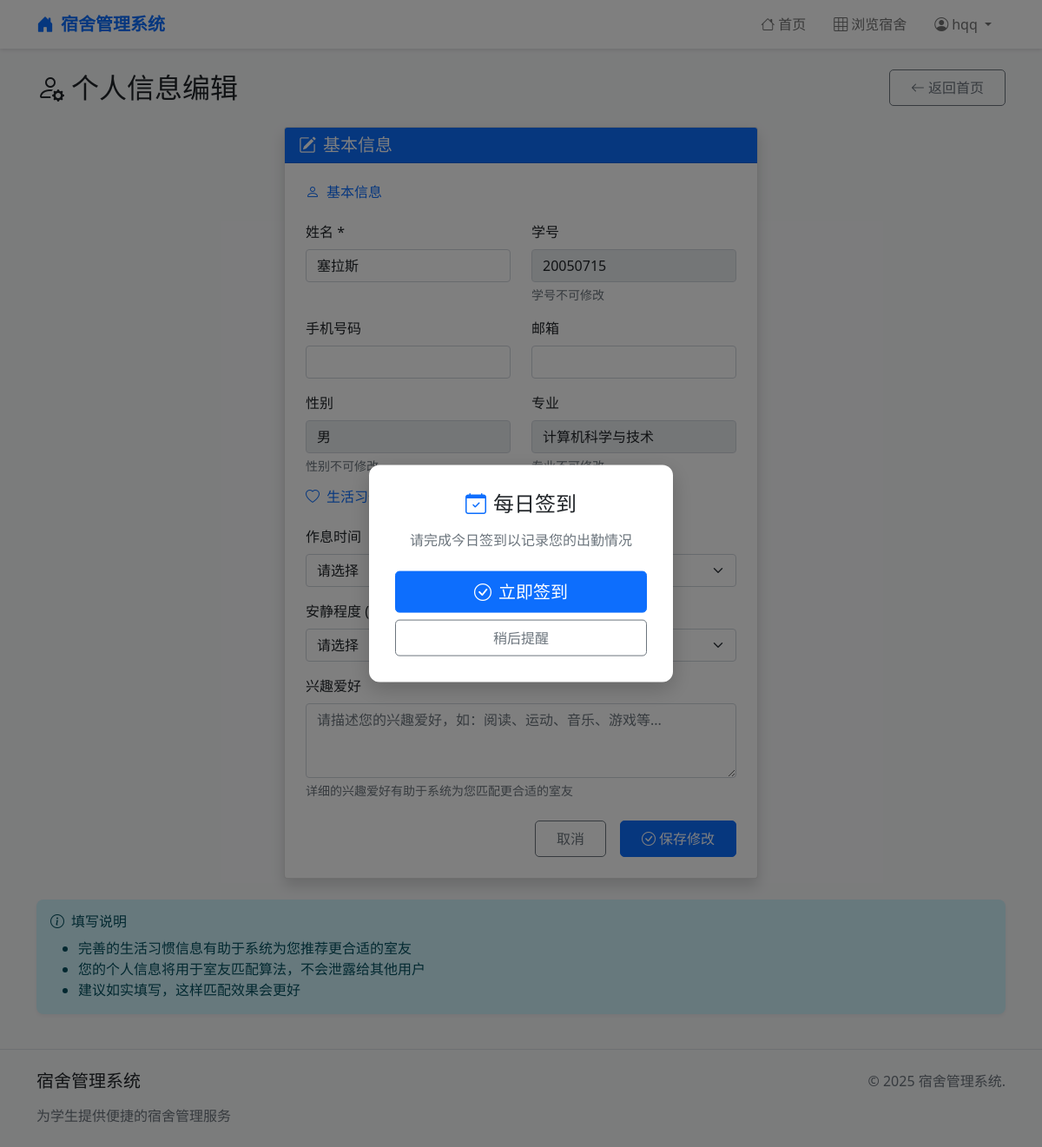
/profile/edit (signed in), run on the app's committed database.
### models/user.py (models this page shows)
class User(UserMixin, db.Model):
    __tablename__ = 'users'
    id = db.Column(db.Integer, primary_key=True)
    username = db.Column(db.String(50), unique=True, nullable=False)
    password_hash = db.Column(db.String(200), nullable=False)
    role = db.Column(db.String(20), default=UserRole.STUDENT.value)
    student = db.relationship('Student', backref='user', uselist=False)

class Student(db.Model):
    __tablename__ = 'students'
    id = db.Column(db.Integer, primary_key=True)
    student_id = db.Column(db.String(10), unique=True, nullable=False)
    user_id = db.Column(db.Integer, db.ForeignKey('users.id'))
    name = db.Column(db.String(50), nullable=False)
    id_card = db.Column(db.String(18), nullable=False)
    gender = db.Column(db.String(10), nullable=False)
    phone = db.Column(db.String(20))
    email = db.Column(db.String(100))
    major_id = db.Column(db.Integer, db.ForeignKey('majors.id'))
    grade = db.Column(db.Integer)  # 年级
    sleep_time = db.Column(db.String(20))  # 早睡/晚睡
    wake_time = db.Column(db.String(20))   # 早起/晚起
    quietness = db.Column(db.Integer)      # 安静程度 1-5
    cleanliness = db.Column(db.Integer)    # 清洁程度 1-5
    hobbies = db.Column(db.Text)
    current_bed_id = db.Column(db.Integer, db.ForeignKey('beds.id'))
    team_id = db.Column(db.Integer, db.ForeignKey('dorm_teams.id'))
    major = db.relationship('Major', backref='students')
    current_bed = db.relationship('Bed', foreign_keys=[current_bed_id], backref='current_student')

class Major(db.Model):
    __tablename__ = 'majors'
    id = db.Column(db.Integer, primary_key=True)
    name = db.Column(db.String(50), nullable=False)
    code = db.Column(db.String(10), nullable=False)
    department = db.Column(db.String(50))

### start.py (the view, shortened to what this page needs)
@app.route('/profile/edit', methods=['GET', 'POST'])
@login_required
def edit_profile():
    student = current_user.student
    majors = Major.query.all()
    return render_template('profile.html', student=student, majors=majors)

### start.py (called while the page is built)
@login_manager.user_loader
def load_user(user_id):
    return User.query.get(int(user_id))

@app.context_processor
def inject_enums():
    return dict(
        UserRole=UserRole,
        BedStatus=BedStatus,
        ApplicationStatus=ApplicationStatus
    )

### templates/profile.html (shortened to what this page needs)
{% extends "base.html" %}
{% block content %}
<div class="container py-4">
    <div class="row mb-4">
        <div class="col-12">
            <div class="d-flex justify-content-between align-items-center">
                <h2 class="mb-0">
                    <i class="bi bi-person-gear me-2"></i>个人信息编辑
                </h2>
                <a href="{{ url_for('student_dashboard') }}" class="btn btn-outline-secondary">
                    <i class="bi bi-arrow-left me-1"></i>返回首页
                </a>
            </div>
        </div>
    </div>
    <div class="row justify-content-center">
        <div class="col-md-8 col-lg-6">
            <div class="card shadow">
                <div class="card-header bg-primary text-white">
                    <h5 class="mb-0">
                        <i class="bi bi-pencil-square me-2"></i>基本信息
                    </h5>
                </div>
                <div class="card-body p-4">
                    <form method="POST">
                        <div class="mb-4">
                            <h6 class="text-primary mb-3">
                                <i class="bi bi-person me-2"></i>基本信息
                            </h6>
                        </div>
                        <div class="row mb-3">
                            <div class="col-md-6">
                                <label for="name" class="form-label">姓名 *</label>
                                <input type="text" class="form-control" id="name" name="name"
                                       value="{{ student.name }}" required>
                            </div>
                            <div class="col-md-6">
                                <label for="student_id" class="form-label">学号</label>
                                <input type="text" class="form-control" id="student_id"
                                       value="{{ student.student_id }}" readonly>
                                <div class="form-text">学号不可修改</div>
                            </div>
                        </div>
                        <div class="row mb-3">
                            <div class="col-md-6">
                                <label for="phone" class="form-label">手机号码</label>
                                <input type="tel" class="form-control" id="phone" name="phone"
                                       value="{{ student.phone or '' }}">
                            </div>
                            <div class="col-md-6">
                                <label for="email" class="form-label">邮箱</label>
                                <input type="email" class="form-control" id="email" name="email"
                                       value="{{ student.email or '' }}">
                            </div>
                        </div>
                        <div class="row mb-3">
                            <div class="col-md-6">
                                <label for="gender" class="form-label">性别</label>
                                <input type="text" class="form-control"
                                       value="{{ student.gender }}" readonly>
                                <div class="form-text">性别不可修改</div>
                            </div>
                            <div class="col-md-6">
                                <label for="major" class="form-label">专业</label>
                                <input type="text" class="form-control"
                                       value="{{ student.major.name if student.major else '未设置' }}" readonly>
                                <div class="form-text">专业不可修改</div>
                            </div>
                        </div>
                        <div class="mb-4">
                            <h6 class="text-primary mb-3">
                                <i class="bi bi-heart me-2"></i>生活习惯
                            </h6>
                        </div>
                        <div class="row mb-3">
                            <div class="col-md-6">
                                <label for="sleep_time" class="form-label">作息时间</label>
                            </div>
                            <div class="col-md-6">
                                <label for="wake_time" class="form-label">起床时间</label>
                            </div>
                        </div>
                        <div class="row mb-3">
                            <div class="col-md-6">
                                <label for="quietness" class="form-label">安静程度 (1-5分)</label>
                            </div>
                            <div class="col-md-6">
                                <label for="cleanliness" class="form-label">整洁程度 (1-5分)</label>
                            </div>
                        </div>
                        <div class="mb-4">
                            <label for="hobbies" class="form-label">兴趣爱好</label>
                            <textarea class="form-control" id="hobbies" name="hobbies" rows="3"
                                      placeholder="请描述您的兴趣爱好，如：阅读、运动、音乐、游戏等...">{{ student.hobbies or '' }}</textarea>
                            <div class="form-text">详细的兴趣爱好有助于系统为您匹配更合适的室友</div>
                        </div>
                        <div class="d-grid gap-2 d-md-flex justify-content-md-end">
                            <a href="{{ url_for('student_dashboard') }}" class="btn btn-outline-secondary me-md-2">取消</a>
                            <button type="submit" class="btn btn-primary">
                                <i class="bi bi-check-circle me-1"></i>保存修改
                            </button>
                        </div>
                    </form>
                </div>
            </div>
        </div>
    </div>
    <div class="row mt-4">
        <div class="col-12">
            <div class="alert alert-info">
                <h6 class="alert-heading">
                    <i class="bi bi-info-circle me-2"></i>填写说明
                </h6>
                <ul class="mb-0">
                    <li>完善的生活习惯信息有助于系统为您推荐更合适的室友</li>
                    <li>您的个人信息将用于室友匹配算法，不会泄露给其他用户</li>
                    <li>建议如实填写，这样匹配效果会更好</li>
                </ul>
            </div>
        </div>
    </div>
</div>
{% endblock %}

### templates/base.html (shortened to what this page needs)
<!DOCTYPE html>
<html lang="zh-CN">
<head>
    <link href="https://cdn.jsdelivr.net/npm/bootstrap@5.1.3/dist/css/bootstrap.min.css" rel="stylesheet">
    <link href="https://cdn.jsdelivr.net/npm/bootstrap-icons@1.7.2/font/bootstrap-icons.css" rel="stylesheet">
</head>
<body>
    <nav class="navbar navbar-expand-lg navbar-light bg-white">
        <div class="container">
            <a class="navbar-brand" href="{{ url_for('main.index') }}">
                <i class="bi bi-house-door-fill me-2"></i>宿舍管理系统
            </a>
            <div class="collapse navbar-collapse" id="navbarNav">
                <ul class="navbar-nav ms-auto">
                    <li class="nav-item">
                        <a class="nav-link" href="{{ url_for('main.index') }}">
                            <i class="bi bi-house me-1"></i>首页
                        </a>
                    </li>
                    <li class="nav-item">
                        <a class="nav-link" href="{{ url_for('dorm.browse') }}">
                            <i class="bi bi-grid-3x3 me-1"></i>浏览宿舍
                        </a>
                    </li>
                    {% if current_user.is_authenticated %}
                    <li class="nav-item dropdown">
                        <a class="nav-link dropdown-toggle" href="#" id="navbarDropdown" role="button" data-bs-toggle="dropdown">
                            <i class="bi bi-person-circle me-1"></i>{{ current_user.username }}
                        </a>
                    </li>
                    {% endif %}
                </ul>
            </div>
        </div>
    </nav>
    <div class="main-content">
        {% block content %}{% endblock %}
    </div>
    <div class="check-in-modal" id="checkInModal">
        <h4 class="mb-3">
            <i class="bi bi-calendar-check text-primary me-2"></i>每日签到
        </h4>
        <p class="text-muted mb-4">请完成今日签到以记录您的出勤情况</p>
        <div class="d-grid gap-2">
            <button class="btn btn-primary btn-lg" id="checkInButton">
                <i class="bi bi-check-circle me-2"></i>立即签到
            </button>
            <button class="btn btn-outline-secondary" id="checkInCloseButton">稍后提醒</button>
        </div>
    </div>
    <footer class="footer">
        <div class="container">
            <div class="row">
                <div class="col-md-6">
                    <h5 class="mb-3">宿舍管理系统</h5>
                    <p class="text-muted mb-0">为学生提供便捷的宿舍管理服务</p>
                </div>
                <div class="col-md-6 text-md-end">
                    <p class="text-muted mb-0">© 2025 宿舍管理系统.</p>
                </div>
            </div>
        </div>
    </footer>
</body>
</html>

### templates/base.html (style rules this page uses)
body { min-height: 100vh; display: flex; flex-direction: column; background-color: #f8f9fa; }
.navbar { box-shadow: 0 2px 4px rgba(0,0,0,.1); }
.navbar-brand { font-weight: 600; color: #0d6efd !important; }
.nav-link { font-weight: 500; padding: 0.5rem 1rem !important; transition: all 0.3s ease; }
.main-content { flex: 1; }
.footer { background-color: #f8f9fa; padding: 1.5rem 0; margin-top: auto; border-top: 1px solid #dee2e6; }
.card { transition: transform 0.2s ease, box-shadow 0.2s ease; }
.btn { border-radius: 5px; padding: 0.5rem 1.5rem; font-weight: 500; transition: all 0.3s ease; }
.btn-primary { background-color: #0d6efd; border-color: #0d6efd; }
.alert { border-radius: 8px; border: none; box-shadow: 0 2px 4px rgba(0,0,0,.05); }
.check-in-modal { display: none; position: fixed; top: 50%; left: 50%; transform: translate(-50%, -50%); z-index: 1050; background: white; border-radius: 12px; box-shadow: 0 8px 24px rgba(0, 0, 0, 0.2); padding: 30px; text-align: center; min-width: 350px; max-width: 500px; }
.check-in-modal.show { display: block; }

### data on the page
User: username "hqq"
Student: name "塞拉斯", student_id "20050715", gender "男"
Major: major "计算机科学与技术"
